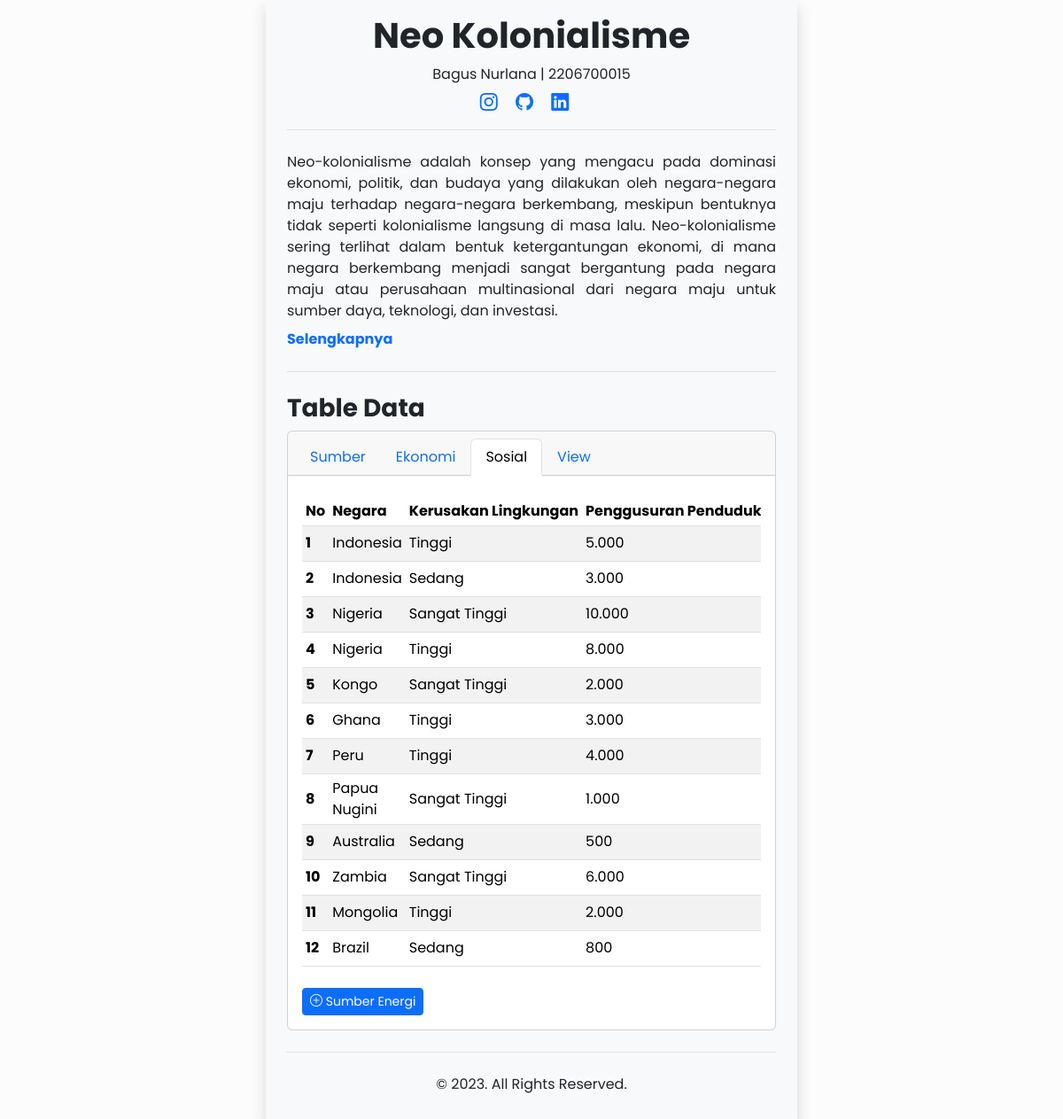
Screenshot of /SosialLingkungan with the database file from the repository.
### tables this page shows
CREATE TABLE `sosiallingkungan` (
  `id_sosial` int NOT NULL,
  `negara_id` int DEFAULT NULL,
  `kerusakan_lingkungan` varchar(50) DEFAULT NULL,
  `penggusuran_penduduk` int DEFAULT NULL,
  `konflik_sosial` varchar(50) DEFAULT NULL,
  `tingkat_kemiskinan` double DEFAULT NULL
);

CREATE TABLE `sumberdaya` (
  `id` int NOT NULL,
  `negara` varchar(50) NOT NULL,
  `sumberdaya_utama` varchar(50) DEFAULT NULL,
  `perusahaan_asing` varchar(50) DEFAULT NULL,
  `tahun_eksploitasi` int DEFAULT NULL
);

### page/sosial.php (the view, shortened to what this page needs)
<?php
include 'connect.php';
$query = mysqli_query($con, "SELECT * FROM sosiallingkungan LEFT JOIN sumberdaya ON sumberdaya.id = sosiallingkungan.negara_id");
while ($data = mysqli_fetch_array($query)) {
    $krisis[] = $data;
}
?>
<?php
if (empty($krisis)) {
    echo "Tidak ada data";
} else {
?>
    <div class="table-responsive">
        <table id="example" class="table table-striped table-hover table-sm mt-2 align-middle">
            <thead class="align-middle">
                <tr>
                    <th scope="col">No</th>
                    <th scope="col" class="text-nowrap">Negara</th>
                    <th scope="col" class="text-nowrap"> Kerusakan Lingkungan</th>
                    <th scope="col" class="text-nowrap"> Penggusuran Penduduk</th>
                </tr>
            </thead>
            <tbody>
                <?php
                $no = 1;
                foreach ($krisis as $row) {
                ?>
                    <tr>
                        <th scope="row"><?= $no++ ?></th>
                        <td><?= $row['negara'] ?></td>
                        <td><?= $row['kerusakan_lingkungan'] ?></td>
                        <td><?= number_format($row['penggusuran_penduduk'], 0, ',', '.') ?></td>
                    </tr>
                <?php
                }
                ?>
            </tbody>
        </table>
    </div>
<?php
}
?>
<div class="row mt-2">
    <div class="col-lg-12 col-md-12">
        <a data-bs-toggle="modal" data-bs-target="#addSumber" class="btn btn-primary btn-sm me-1"><i class="bi bi-plus-circle"></i> Sumber Energi</a>
    </div>
</div>

### style.css (style rules this page uses)
* { font-family: "Poppins", sans-serif; }

### rows the page displays
sosiallingkungan: negara.negara "Indonesia", kerusakan_lingkungan "Tinggi", penggusuran_penduduk "5.000"
sosiallingkungan: negara.negara "Indonesia", kerusakan_lingkungan "Sedang", penggusuran_penduduk "3.000"
sosiallingkungan: negara.negara "Nigeria", kerusakan_lingkungan "Sangat Tinggi", penggusuran_penduduk "10.000"
sosiallingkungan: negara.negara "Nigeria", kerusakan_lingkungan "Tinggi", penggusuran_penduduk "8.000"
sosiallingkungan: negara.negara "Kongo", kerusakan_lingkungan "Sangat Tinggi", penggusuran_penduduk "2.000"
sosiallingkungan: negara.negara "Ghana", kerusakan_lingkungan "Tinggi", penggusuran_penduduk "3.000"
sosiallingkungan: negara.negara "Peru", kerusakan_lingkungan "Tinggi", penggusuran_penduduk "4.000"
sosiallingkungan: negara.negara "Papua Nugini", kerusakan_lingkungan "Sangat Tinggi", penggusuran_penduduk "1.000"
sosiallingkungan: negara.negara "Australia", kerusakan_lingkungan "Sedang", penggusuran_penduduk "500"
sosiallingkungan: negara.negara "Zambia", kerusakan_lingkungan "Sangat Tinggi", penggusuran_penduduk "6.000"
sosiallingkungan: negara.negara "Mongolia", kerusakan_lingkungan "Tinggi", penggusuran_penduduk "2.000"
sosiallingkungan: negara.negara "Brazil", kerusakan_lingkungan "Sedang", penggusuran_penduduk "800"
